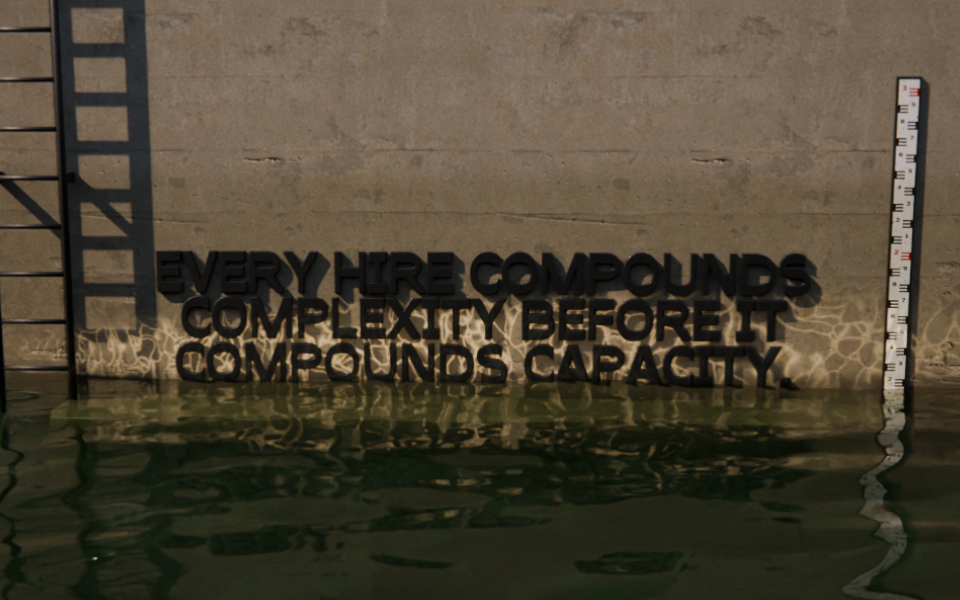
#> input picture susd-render/docs/type/specimens/3d/lock-touch-plimsoll.png, 960 x 600 px
$ python compare3d.py
#> lines starting #> are read from the running program, lines starting #| are printed output that depends on the picture
"""2x2 sheet: Plimsoll v1.0 against Ortica Angular Bold in the lock-wall staging, water at touch and over."""
import pathlib
from PIL import Image, ImageDraw, ImageFont
R = pathlib.Path(__file__).resolve().parents[2] / "docs/type"
D = R / "specimens/3d"
F = ImageFont.truetype(str(R / "fonts/b612/B612-Regular.ttf"), 20)
cells = [("lock-touch-plimsoll.png", "Plimsoll Heavy v1.0 · water at touch (13)"),
         ("lock-touch-ortica.png", "Ortica Angular Bold · water at touch (13)"),
         ("lock-over-plimsoll.png", "Plimsoll Heavy v1.0 · water over the bottom line"),
         ("lock-over-ortica.png", "Ortica Angular Bold · water over the bottom line")]
W, H, PAD, LAB = 960, 600, 12, 34
sheet = Image.new("RGB", (2 * W + 3 * PAD, 2 * (H + LAB) + 3 * PAD), (228, 230, 227))
d = ImageDraw.Draw(sheet)
for i, (f, lab) in enumerate(cells):
    x, y = PAD + (i % 2) * (W + PAD), PAD + (i // 2) * (H + LAB + PAD)
    d.text((x, y + 6), lab, font=F, fill=(30, 32, 34))
    sheet.paste(Image.open(D / f).convert("RGB"), (x, y + LAB))
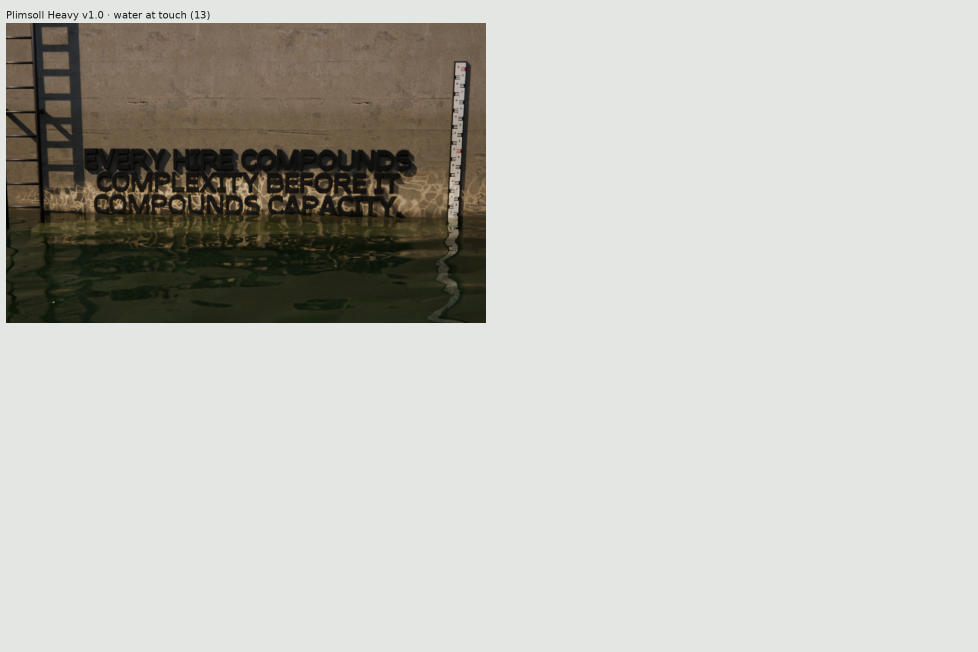
#> sheet: PIL image 1956x1304 RGB (shown at 1/2 size); mean R, G, B 193.7, 193.3, 187.3
#> pass 2 of the loop `for i, (f, lab) in enumerate(cells):`:
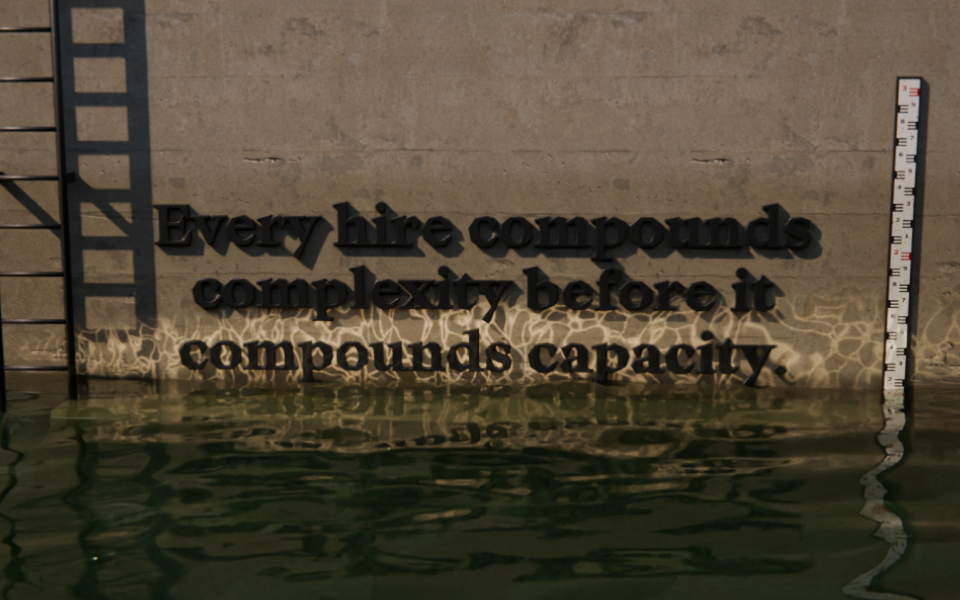
#> input picture susd-render/docs/type/specimens/3d/lock-touch-ortica.png, 960 x 600 px
#> `sheet.paste(Image.open(D / f).convert("RGB"), (x, y + LAB))`:
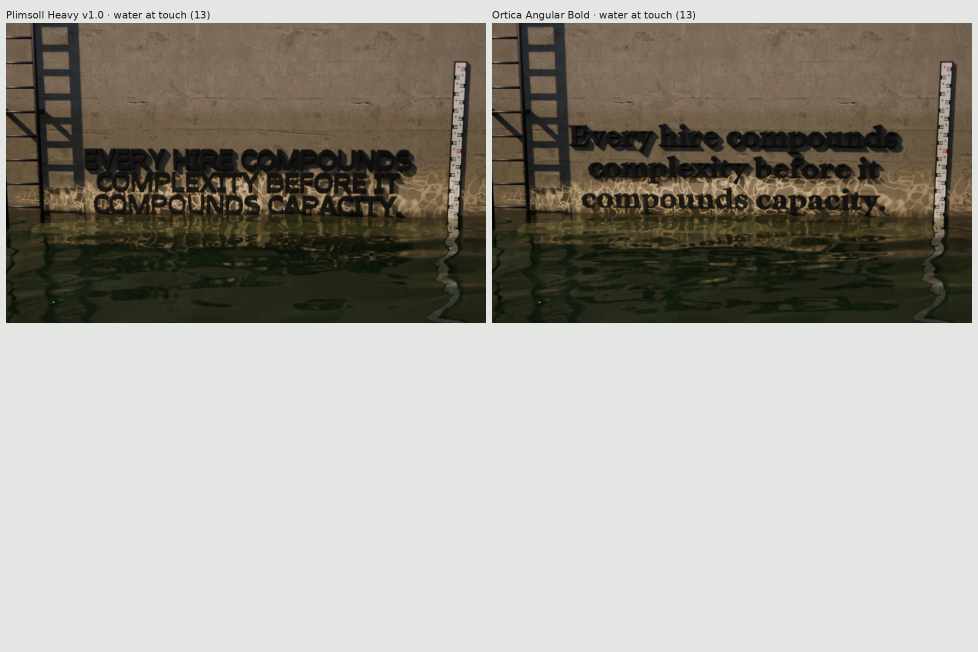
#> sheet: PIL image 1956x1304 RGB (shown at 1/2 size); mean R, G, B 159.8, 157, 147.8
#> pass 3 of the loop `for i, (f, lab) in enumerate(cells):`:
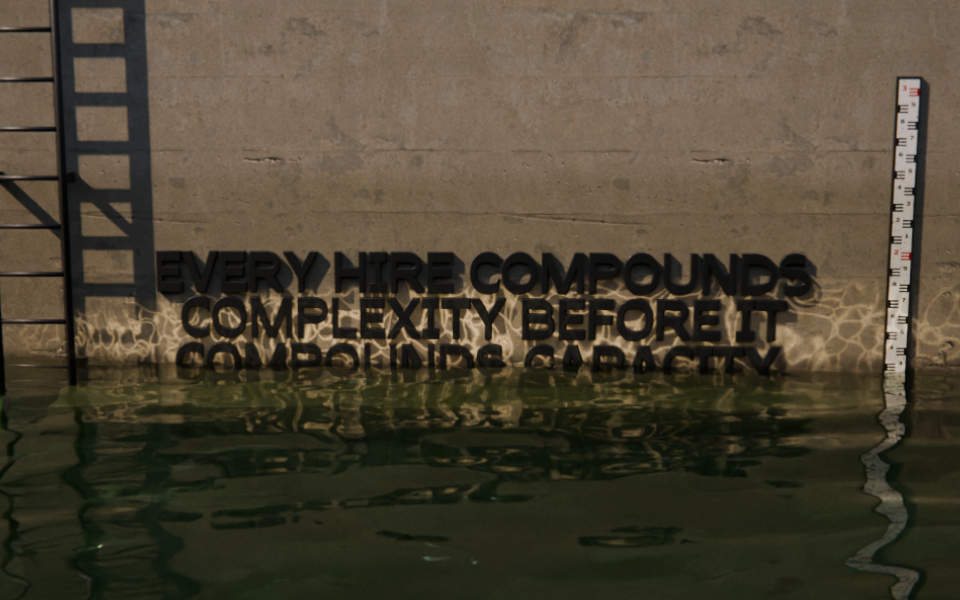
#> input picture susd-render/docs/type/specimens/3d/lock-over-plimsoll.png, 960 x 600 px
#> `sheet.paste(Image.open(D / f).convert("RGB"), (x, y + LAB))`:
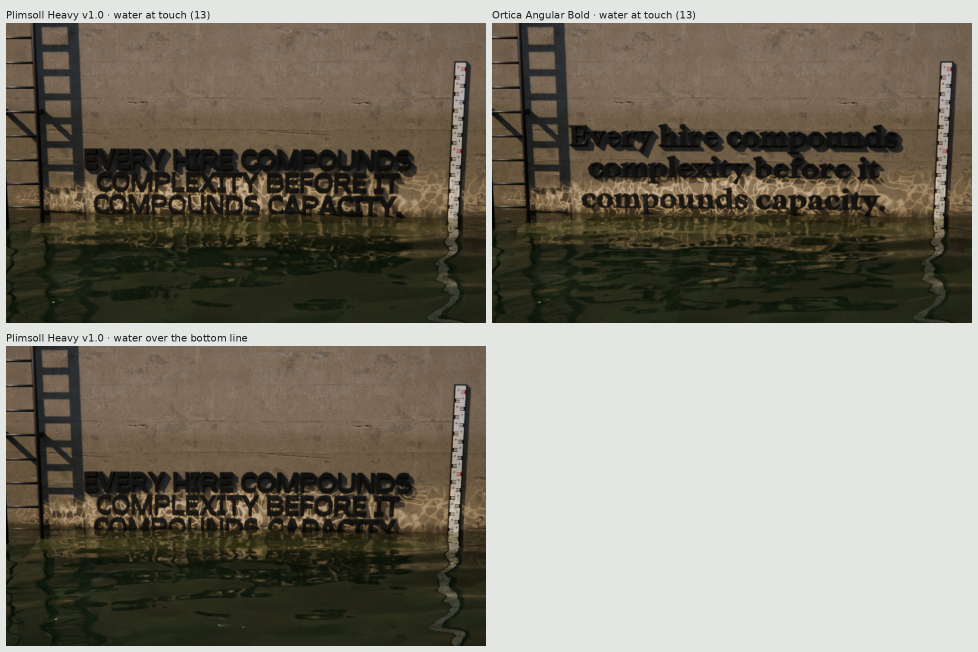
#> sheet: PIL image 1956x1304 RGB (shown at 1/2 size); mean R, G, B 125.4, 120.2, 108.1
#> (the run stopped early here; a loop or call above may not have finished)
